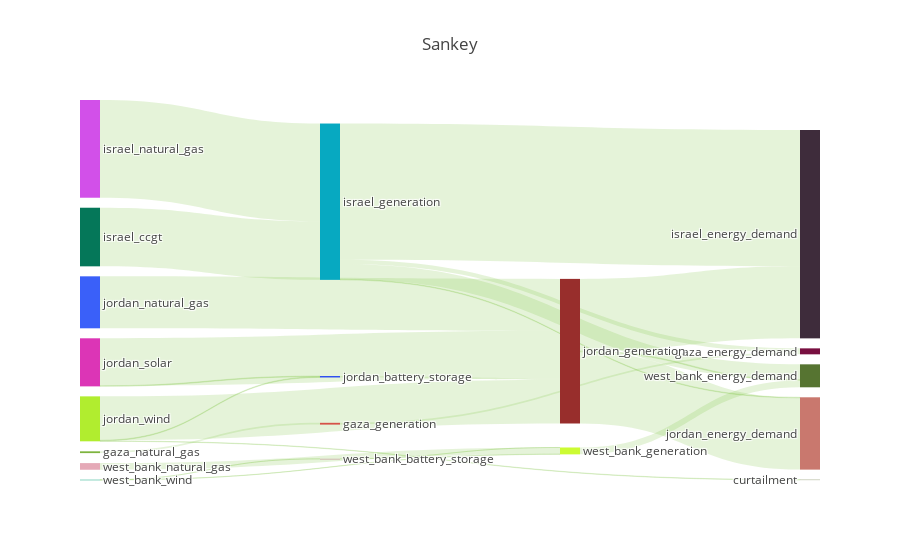

Write notebook code for a chart like this one.
### Code cell
results['COO'].plot_flows_sankey()

### Figure 1 — Plotly figure (JSON) as saved in the notebook; plotly's stock layout.template omitted (floating-point values rounded to 4 significant figures)
{"data": [{"domain": {"x": [0, 1], "y": [0, 1]}, "link": {"color": ["rgba(127, 194, 65, 0.2)", "rgba(127, 194, 65, 0.2)", "rgba(127, 194, 65, 0.2)", "rgba(127, 194, 65, 0.2)", "rgba(127, 194, 65, 0.2)", "rgba(127, 194, 65, 0.2)", "rgba(127, 194, 65, 0.2)", "rgba(127, 194, 65, 0.2)", "rgba(127, 194, 65, 0.2)", "rgba(127, 194, 65, 0.2)", "rgba(127, 194, 65, 0.2)", "rgba(127, 194, 65, 0.2)", "rgba(127, 194, 65, 0.2)", "rgba(127, 194, 65, 0.2)", "rgba(127, 194, 65, 0.2)", "rgba(127, 194, 65, 0.2)", "rgba(127, 194, 65, 0.2)", "rgba(127, 194, 65, 0.2)", "rgba(127, 194, 65, 0.2)", "rgba(127, 194, 65, 0.2)", "rgba(127, 194, 65, 0.2)", "rgba(127, 194, 65, 0.2)", "rgba(127, 194, 65, 0.2)", "rgba(127, 194, 65, 0.2)", "rgba(127, 194, 65, 0.2)", "rgba(127, 194, 65, 0.2)", "rgba(127, 194, 65, 0.2)", "rgba(127, 194, 65, 0.2)", "rgba(127, 194, 65, 0.2)", "rgba(127, 194, 65, 0.2)", "rgba(127, 194, 65, 0.2)", "rgba(127, 194, 65, 0.2)", "rgba(127, 194, 65, 0.2)", "rgba(127, 194, 65, 0.2)", "rgba(127, 194, 65, 0.2)", "rgba(127, 194, 65, 0.2)", "rgba(127, 194, 65, 0.2)", "rgba(127, 194, 65, 0.2)", "rgba(127, 194, 65, 0.2)", "rgba(127, 194, 65, 0.2)", "rgba(127, 194, 65, 0.2)", "rgba(127, 194, 65, 0.2)", "rgba(127, 194, 65, 0.2)", "rgba(127, 194, 65, 0.2)", "rgba(127, 194, 65, 0.2)", "rgba(127, 194, 65, 0.2)", "rgba(127, 194, 65, 0.2)", "rgba(127, 194, 65, 0.2)", "rgba(127, 194, 65, 0.2)", "rgba(127, 194, 65, 0.2)", "rgba(127, 194, 65, 0.2)", "rgba(127, 194, 65, 0.2)"], "source": [0, 34, 2, 32, 4, 5, 5, 5, 39, 7, 8, 9, 35, 35, 35, 35, 11, 12, 12, 12, 13, 13, 13, 41, 15, 16, 17, 40, 40, 40, 19, 20, 21, 21, 21, 22, 22, 22, 43, 24, 25, 26, 42, 42, 42, 28, 29, 29, 29, 30, 30, 30], "target": [31, 32, 32, 31, 32, 33, 34, 32, 35, 35, 35, 35, 31, 36, 37, 38, 35, 33, 39, 35, 33, 39, 35, 40, 40, 40, 40, 36, 37, 38, 40, 40, 33, 41, 40, 33, 41, 40, 42, 42, 42, 42, 36, 37, 38, 42, 33, 43, 42, 33, 43, 42], "value": [0, 0, 0, 192100.0, 192100.0, 0, 0, 0, 0, 6285000.0, 0, 0, 448300.0, 14620000.0, 66970.0, 1636000.0, 10480000.0, 0, 0, 0, 0, 0, 0, 148800.0, 0, 0, 0, 7732000.0, 7690000.0, 88550.0, 5575000.0, 0, 0, 73440.0, 5082000.0, 41270.0, 75380.0, 4705000.0, 240.1, 0, 0, 0, 0, 0, 739000.0, 711900.0, 0, 0, 0, 0, 240.1, 26850.0]}, "node": {"color": ["ef7630", "0d3865", "7a8f4f", "c2a031", "7eb43f", "e414ca", "de1362", "057759", "80336b", "1faad8", "da16ee", "d250e9", "e069ae", "37f5c6", "8571af", "54511c", "39ef3b", "7d503c", "6ae783", "3a60f9", "211e91", "dc35b6", "b1ed2f", "63c7b7", "1e2947", "5e0fd8", "521a84", "458c9e", "e5a9b7", "38a7f5", "15aa83", "780f40", "d65249", "9fa883", "b2cfc8", "07a9c1", "3e2c3b", "c9786e", "567431", "baf48d", "982e2c", "2447f1", "ccfb33", "b87e8a"], "label": ["egypt_generation", "gaza_battery_storage", "gaza_diesel", "gaza_generation", "gaza_natural_gas", "gaza_solar", "israel_battery_storage", "israel_ccgt", "israel_coal", "israel_diesel", "israel_generation", "israel_natural_gas", "israel_solar", "israel_wind", "jordan_battery_storage", "jordan_ccgt", "jordan_coal", "jordan_diesel", "jordan_generation", "jordan_natural_gas", "jordan_shale", "jordan_solar", "jordan_wind", "west_bank_battery_storage", "west_bank_ccgt", "west_bank_coal", "west_bank_diesel", "west_bank_generation", "west_bank_natural_gas", "west_bank_solar", "west_bank_wind", "gaza_energy_demand", "gaza_generation", "curtailment", "gaza_battery_storage", "israel_generation", "israel_energy_demand", "jordan_energy_demand", "west_bank_energy_demand", "israel_battery_storage", "jordan_generation", "jordan_battery_storage", "west_bank_generation", "west_bank_battery_storage"], "line": {"color": "black", "width": 0}, "pad": 10}, "orientation": "h", "type": "sankey", "valueformat": ".0f"}], "layout": {"autosize": true, "font": {"size": 12}, "title": {"text": "Sankey"}}}
